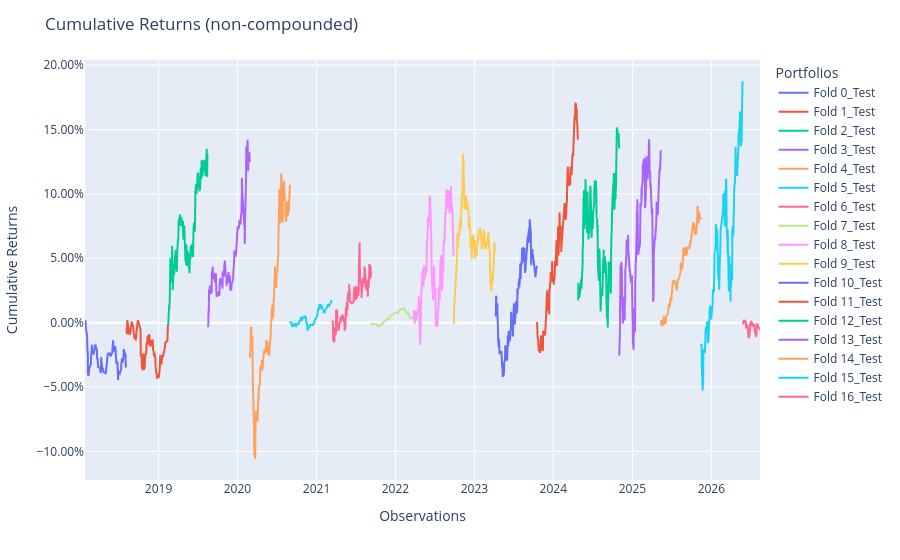

The notebook cell saved with this chart:
### Code cell
population_test.plot_cumulative_returns()

### Figure 1 — Plotly figure (JSON) as saved in the notebook; plotly's stock layout.template omitted (floating-point values rounded to 4 significant figures; data arrays with more than 128 entries replaced by an {"elided": "..."} marker saying what was removed)
{"data": [{"hovertemplate": "variable=Fold 0_Test<br>index=%{x}<br>value=%{y}<extra></extra>", "legendgroup": "Fold 0_Test", "line": {"color": "#636efa", "dash": "solid"}, "marker": {"symbol": "circle"}, "mode": "lines", "name": "Fold 0_Test", "showlegend": true, "type": "scattergl", "x": {"elided": "2073 str values"}, "xaxis": "x", "y": {"elided": "2073 float values"}, "yaxis": "y"}, {"hovertemplate": "variable=Fold 1_Test<br>index=%{x}<br>value=%{y}<extra></extra>", "legendgroup": "Fold 1_Test", "line": {"color": "#EF553B", "dash": "solid"}, "marker": {"symbol": "circle"}, "mode": "lines", "name": "Fold 1_Test", "showlegend": true, "type": "scattergl", "x": {"elided": "2073 str values"}, "xaxis": "x", "y": {"elided": "2073 float values"}, "yaxis": "y"}, {"hovertemplate": "variable=Fold 2_Test<br>index=%{x}<br>value=%{y}<extra></extra>", "legendgroup": "Fold 2_Test", "line": {"color": "#00cc96", "dash": "solid"}, "marker": {"symbol": "circle"}, "mode": "lines", "name": "Fold 2_Test", "showlegend": true, "type": "scattergl", "x": {"elided": "2073 str values"}, "xaxis": "x", "y": {"elided": "2073 float values"}, "yaxis": "y"}, {"hovertemplate": "variable=Fold 3_Test<br>index=%{x}<br>value=%{y}<extra></extra>", "legendgroup": "Fold 3_Test", "line": {"color": "#ab63fa", "dash": "solid"}, "marker": {"symbol": "circle"}, "mode": "lines", "name": "Fold 3_Test", "showlegend": true, "type": "scattergl", "x": {"elided": "2073 str values"}, "xaxis": "x", "y": {"elided": "2073 float values"}, "yaxis": "y"}, {"hovertemplate": "variable=Fold 4_Test<br>index=%{x}<br>value=%{y}<extra></extra>", "legendgroup": "Fold 4_Test", "line": {"color": "#FFA15A", "dash": "solid"}, "marker": {"symbol": "circle"}, "mode": "lines", "name": "Fold 4_Test", "showlegend": true, "type": "scattergl", "x": {"elided": "2073 str values"}, "xaxis": "x", "y": {"elided": "2073 float values"}, "yaxis": "y"}, {"hovertemplate": "variable=Fold 5_Test<br>index=%{x}<br>value=%{y}<extra></extra>", "legendgroup": "Fold 5_Test", "line": {"color": "#19d3f3", "dash": "solid"}, "marker": {"symbol": "circle"}, "mode": "lines", "name": "Fold 5_Test", "showlegend": true, "type": "scattergl", "x": {"elided": "2073 str values"}, "xaxis": "x", "y": {"elided": "2073 float values"}, "yaxis": "y"}, {"hovertemplate": "variable=Fold 6_Test<br>index=%{x}<br>value=%{y}<extra></extra>", "legendgroup": "Fold 6_Test", "line": {"color": "#FF6692", "dash": "solid"}, "marker": {"symbol": "circle"}, "mode": "lines", "name": "Fold 6_Test", "showlegend": true, "type": "scattergl", "x": {"elided": "2073 str values"}, "xaxis": "x", "y": {"elided": "2073 float values"}, "yaxis": "y"}, {"hovertemplate": "variable=Fold 7_Test<br>index=%{x}<br>value=%{y}<extra></extra>", "legendgroup": "Fold 7_Test", "line": {"color": "#B6E880", "dash": "solid"}, "marker": {"symbol": "circle"}, "mode": "lines", "name": "Fold 7_Test", "showlegend": true, "type": "scattergl", "x": {"elided": "2073 str values"}, "xaxis": "x", "y": {"elided": "2073 float values"}, "yaxis": "y"}, {"hovertemplate": "variable=Fold 8_Test<br>index=%{x}<br>value=%{y}<extra></extra>", "legendgroup": "Fold 8_Test", "line": {"color": "#FF97FF", "dash": "solid"}, "marker": {"symbol": "circle"}, "mode": "lines", "name": "Fold 8_Test", "showlegend": true, "type": "scattergl", "x": {"elided": "2073 str values"}, "xaxis": "x", "y": {"elided": "2073 float values"}, "yaxis": "y"}, {"hovertemplate": "variable=Fold 9_Test<br>index=%{x}<br>value=%{y}<extra></extra>", "legendgroup": "Fold 9_Test", "line": {"color": "#FECB52", "dash": "solid"}, "marker": {"symbol": "circle"}, "mode": "lines", "name": "Fold 9_Test", "showlegend": true, "type": "scattergl", "x": {"elided": "2073 str values"}, "xaxis": "x", "y": {"elided": "2073 float values"}, "yaxis": "y"}, {"hovertemplate": "variable=Fold 10_Test<br>index=%{x}<br>value=%{y}<extra></extra>", "legendgroup": "Fold 10_Test", "line": {"color": "#636efa", "dash": "solid"}, "marker": {"symbol": "circle"}, "mode": "lines", "name": "Fold 10_Test", "showlegend": true, "type": "scattergl", "x": {"elided": "2073 str values"}, "xaxis": "x", "y": {"elided": "2073 float values"}, "yaxis": "y"}, {"hovertemplate": "variable=Fold 11_Test<br>index=%{x}<br>value=%{y}<extra></extra>", "legendgroup": "Fold 11_Test", "line": {"color": "#EF553B", "dash": "solid"}, "marker": {"symbol": "circle"}, "mode": "lines", "name": "Fold 11_Test", "showlegend": true, "type": "scattergl", "x": {"elided": "2073 str values"}, "xaxis": "x", "y": {"elided": "2073 float values"}, "yaxis": "y"}, {"hovertemplate": "variable=Fold 12_Test<br>index=%{x}<br>value=%{y}<extra></extra>", "legendgroup": "Fold 12_Test", "line": {"color": "#00cc96", "dash": "solid"}, "marker": {"symbol": "circle"}, "mode": "lines", "name": "Fold 12_Test", "showlegend": true, "type": "scattergl", "x": {"elided": "2073 str values"}, "xaxis": "x", "y": {"elided": "2073 float values"}, "yaxis": "y"}, {"hovertemplate": "variable=Fold 13_Test<br>index=%{x}<br>value=%{y}<extra></extra>", "legendgroup": "Fold 13_Test", "line": {"color": "#ab63fa", "dash": "solid"}, "marker": {"symbol": "circle"}, "mode": "lines", "name": "Fold 13_Test", "showlegend": true, "type": "scattergl", "x": {"elided": "2073 str values"}, "xaxis": "x", "y": {"elided": "2073 float values"}, "yaxis": "y"}, {"hovertemplate": "variable=Fold 14_Test<br>index=%{x}<br>value=%{y}<extra></extra>", "legendgroup": "Fold 14_Test", "line": {"color": "#FFA15A", "dash": "solid"}, "marker": {"symbol": "circle"}, "mode": "lines", "name": "Fold 14_Test", "showlegend": true, "type": "scattergl", "x": {"elided": "2073 str values"}, "xaxis": "x", "y": {"elided": "2073 float values"}, "yaxis": "y"}, {"hovertemplate": "variable=Fold 15_Test<br>index=%{x}<br>value=%{y}<extra></extra>", "legendgroup": "Fold 15_Test", "line": {"color": "#19d3f3", "dash": "solid"}, "marker": {"symbol": "circle"}, "mode": "lines", "name": "Fold 15_Test", "showlegend": true, "type": "scattergl", "x": {"elided": "2073 str values"}, "xaxis": "x", "y": {"elided": "2073 float values"}, "yaxis": "y"}, {"hovertemplate": "variable=Fold 16_Test<br>index=%{x}<br>value=%{y}<extra></extra>", "legendgroup": "Fold 16_Test", "line": {"color": "#FF6692", "dash": "solid"}, "marker": {"symbol": "circle"}, "mode": "lines", "name": "Fold 16_Test", "showlegend": true, "type": "scattergl", "x": {"elided": "2073 str values"}, "xaxis": "x", "y": {"elided": "2073 float values"}, "yaxis": "y"}], "layout": {"legend": {"title": {"text": "Portfolios"}, "tracegroupgap": 0}, "margin": {"t": 60}, "title": {"text": "Cumulative Returns (non-compounded)"}, "xaxis": {"anchor": "y", "domain": [0, 1], "title": {"text": "Observations"}}, "yaxis": {"anchor": "x", "domain": [0, 1], "tickformat": ".2%", "title": {"text": "Cumulative Returns"}}}}
